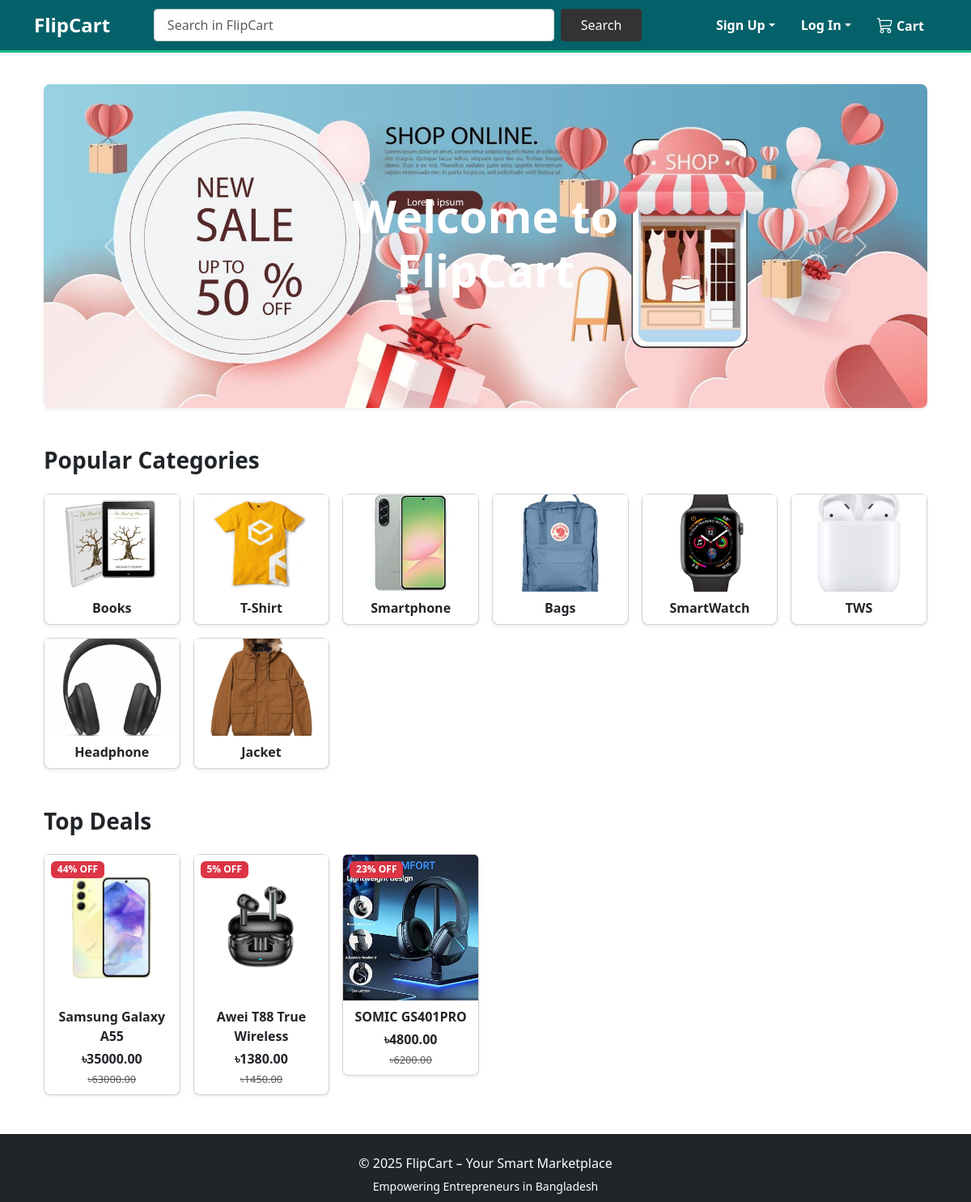
The app's page / (signed in) with its own data.
### core/models.py (models this page shows, shortened)
class Banner(models.Model):
    title = models.CharField(max_length=200)
    subtitle = models.CharField(max_length=300, blank=True, null=True)
    image = models.ImageField(upload_to='banners/')
    is_active = models.BooleanField(default=True)

class Category(models.Model):
    name = models.CharField(max_length=100)
    image = models.ImageField(upload_to='categories/', blank=True, null=True)
    is_popular = models.BooleanField(default=False)

class Product(models.Model):
    name = models.CharField(max_length=200)
    price = models.DecimalField(max_digits=10, decimal_places=2)
    old_price = models.DecimalField(max_digits=10, decimal_places=2, blank=True, null=True)
    category = models.ForeignKey(Category, on_delete=models.CASCADE)
    image = models.ImageField(upload_to='products/')
    is_top_deal = models.BooleanField(default=False)
    description = models.TextField(blank=True, null=True)
    def discount_percentage(self):
        if self.old_price:
            return round(((self.old_price - self.price) / self.old_price) * 100)
        return 0

### core/views.py (the view)
# urls.py: 2. Add a URL to urlpatterns:  path('', views.home, name='home')
def home(request):
    banners = Banner.objects.filter(is_active=True)
    popular_categories = Category.objects.filter(is_popular=True)
    top_deals = Product.objects.filter(is_top_deal=True)
    return render(request, 'core/index.html', {
        'banners': banners,
        'popular_categories': popular_categories,
        'top_deals': top_deals,
    })

### core/templates/core/index.html (shortened to what this page needs)
{% extends "core/base.html" %}
{% block content %}
<div class="container mt-4">
  <div id="bannerCarousel" class="carousel slide position-relative overflow-hidden rounded-3 shadow-sm" data-bs-ride="carousel">
    <div class="carousel-inner">
      {% for b in banners %}
      <div class="carousel-item {% if forloop.first %}active{% endif %}">
        <img src="{{ b.image.url }}" alt="{{ b.title }}"
             class="d-block w-100" style="object-fit: cover; height: 400px;">
        <div class="position-absolute top-50 start-50 translate-middle text-white text-center px-3">
          <h1 class="display-4 fw-bold text-shadow">{{ b.title }}</h1>
        </div>
      </div>
      {% endfor %}
    </div>
    <button class="carousel-control-prev" type="button" data-bs-target="#bannerCarousel" data-bs-slide="prev">
      <span class="carousel-control-prev-icon"></span>
    </button>
    <button class="carousel-control-next" type="button" data-bs-target="#bannerCarousel" data-bs-slide="next">
      <span class="carousel-control-next-icon"></span>
    </button>
  </div>
</div>
<div class="container mt-5">
  <h3 class="mb-4 fw-bold">Popular Categories</h3>
  <div class="row g-3">
    {% for cat in popular_categories %}
    <div class="col-6 col-md-3 col-lg-2">
      <div class="card text-center shadow-sm rounded-3">
        <a href="{% url 'core:search' %}?q={{ cat.name }}">
          <img src="{{ cat.image.url }}" class="card-img-top" alt="{{ cat.name }}" style="height: 120px; object-fit: cover;">
        </a>
        <div class="card-body p-2">
          <p class="card-title mb-0 fw-semibold">
            <a href="{% url 'core:search' %}?q={{ cat.name }}" class="text-decoration-none text-dark">
              {{ cat.name }}
            </a>
          </p>
        </div>
      </div>
    </div>
    {% empty %}
      <p>No popular categories available.</p>
    {% endfor %}
  </div>
</div>
<div class="container mt-5">
  <h3 class="mb-4 fw-bold">Top Deals</h3>
  <div class="row g-3">
    {% for p in top_deals %}
    <div class="col-6 col-md-3 col-lg-2">
      <div class="card text-center shadow-sm rounded-3 deal-card position-relative">
        <a href="{% url 'core:product_detail' p.id %}">
          <img src="{{ p.image.url }}" class="card-img-top" alt="{{ p.name }}" style="height: 180px; object-fit: cover;">
        </a>
        {% if p.old_price %}
        <span class="badge bg-danger position-absolute top-0 start-0 m-2">{{ p.discount_percentage }}% OFF</span>
        {% endif %}
        <div class="card-body p-2">
          <a href="{% url 'core:product_detail' p.id %}" class="text-decoration-none text-dark">
            <p class="card-title mb-1 fw-semibold">{{ p.name }}</p>
          </a>
          <p class="mb-0 fw-bold">৳{{ p.price }}</p>
          {% if p.old_price %}
            <del class="text-muted" style="font-size: 0.8rem;">৳{{ p.old_price }}</del>
          {% endif %}
        </div>
      </div>
    </div>
    {% empty %}
      <p>No top deals available.</p>
    {% endfor %}
  </div>
</div>
{% endblock %}

### records on screen
Banner: image (picture), title "Welcome to FlipCart"
Category: image (picture), name "Books"
Category: image (picture), name "T-Shirt"
Category: image (picture), name "Smartphone"
Category: image (picture), name "Bags"
Category: image (picture), name "SmartWatch"
Category: image (picture), name "TWS"
Category: image (picture), name "Headphone"
Category: image (picture), name "Jacket"
Product: image (picture), discount_percentage "44", name "Samsung Galaxy A55", price "35000.00", old_price "63000.00"
Product: image (picture), discount_percentage "5", name "Awei T88 True Wireless", price "1380.00", old_price "1450.00"
Product: image (picture), discount_percentage "23", name "SOMIC GS401PRO", price "4800.00", old_price "6200.00"
